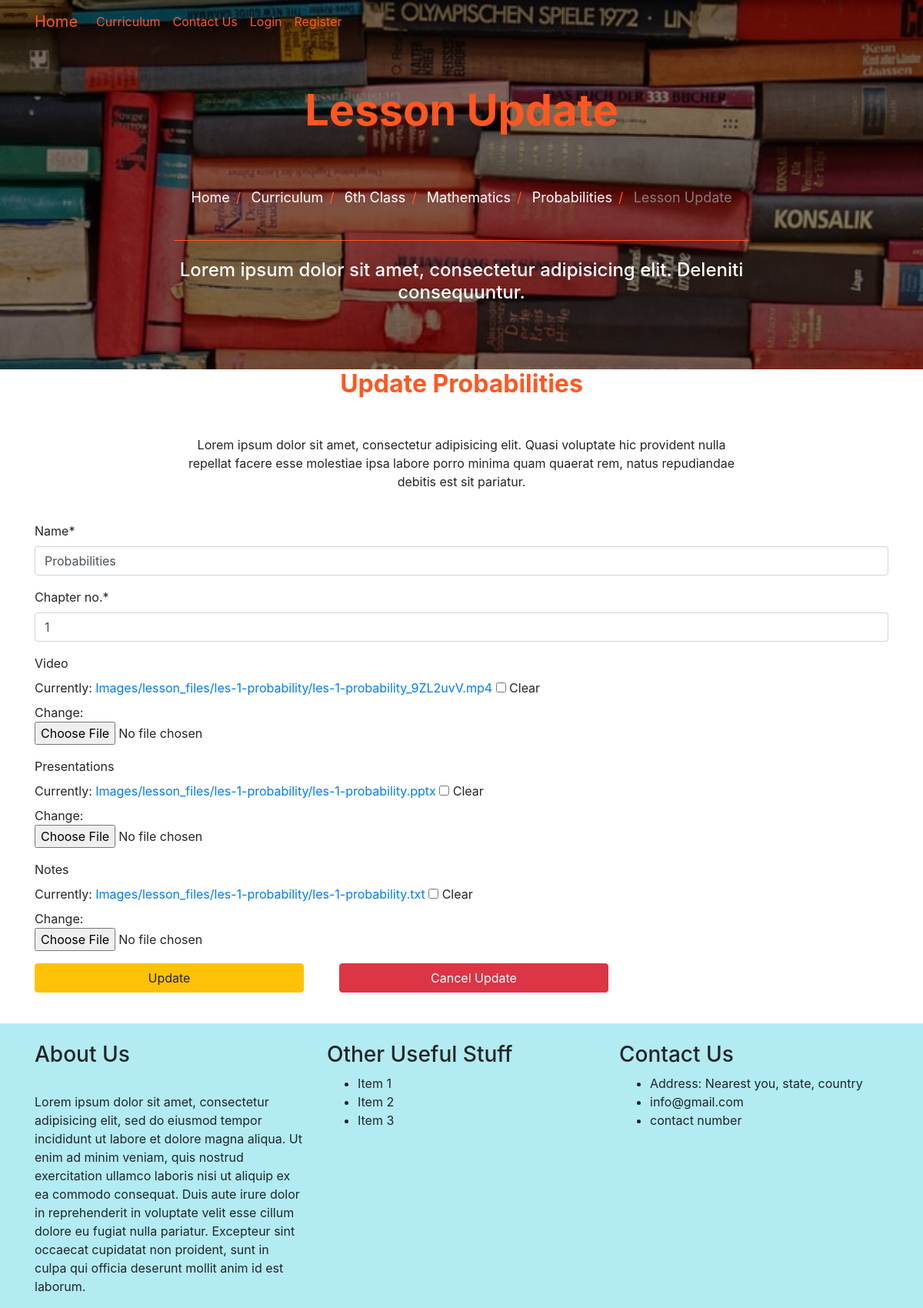
The app's page /curriculum/6th-class/6-mathematics/probabilities/update/ with its own data.
### curriculum/models.py (models this page shows, shortened)
class Lesson(models.Model):
    lesson_id = models.CharField(max_length=100, unique=True)
    Standard = models.ForeignKey(Standard, on_delete=models.CASCADE)
    created_by = models.ForeignKey(User,on_delete=models.CASCADE)
    created_at = models.DateTimeField(auto_now_add=True)
    subject = models.ForeignKey(Subject, on_delete=models.CASCADE,related_name='lessons')
    name = models.CharField(max_length=250)
    position = models.PositiveSmallIntegerField(verbose_name="Chapter no.")
    slug = models.SlugField(null=True, blank=True)
    video = models.FileField(upload_to=save_lesson_files,verbose_name="Video", blank=True, null=True)
    ppt = models.FileField(upload_to=save_lesson_files,verbose_name="Presentations", blank=True)
    Notes = models.FileField(upload_to=save_lesson_files,verbose_name="Notes", blank=True)
    class Meta:
        ordering = ['position']

class Standard(models.Model):
    name = models.CharField(max_length=100, unique=True)
    slug = models.SlugField(null=True, blank=True)
    description = models.TextField(max_length=500,blank=True)

class Subject(models.Model):
    subject_id = models.CharField(max_length=100, unique=True)
    name = models.CharField(max_length=100)
    slug = models.SlugField(null=True, blank=True)
    standard = models.ForeignKey(Standard, on_delete=models.CASCADE, related_name='subjects')
    image = models.ImageField(upload_to=save_subject_image, blank=True, verbose_name='Subject Image')
    description = models.TextField(max_length=500,blank=True)

### curriculum/views.py (the view)
# urls.py: path('<str:standard>/<str:subject>/<slug:slug>/update/', views.LessonUpdateView.as_view(),name='lesson_update'),
class LessonUpdateView(UpdateView):
    fields = ('name','position','video','ppt','Notes')
    model= Lesson
    template_name = 'curriculum/lesson_update.html'
    context_object_name = 'lessons'

### curriculum/templates/curriculum/lesson_update.html (shortened to what this page needs)
{% extends 'base.html' %}
{% load static %}
{% load crispy_forms_tags %}
{% block image_block %}
<header class="info-header">
  <div id="page-intro" class="container-fluid d-flex align-items-center justify-content-center ">
    <div class="row d-flex justify-content-center text-center">
      <div class="col-md-10 text-white">
        <h2 class="display-4 font-weight-bold  p-5 " style="color:#ff5722;" > Lesson Update </h2>
        <div class="row d-flex justify-content-center text-center">
          <ul class="breadcrumb">
            <li><a href="{% url 'index' %}">Home</a></li>
            <li><a href="{% url 'curriculum:standard_list' %}">Curriculum</a></li>
            <li><a href="{% url 'curriculum:subject_list' slug=lessons.Standard.slug %}">{{lessons.Standard.name}}</a></li>
            <li><a href="{% url 'curriculum:lesson_list' standard=lessons.Standard.slug slug=lessons.subject.slug %}">{{lessons.subject.name}}</a></li>
            <li><a href="{% url 'curriculum:lesson_detail' standard=lessons.Standard.slug subject=lessons.subject.slug slug=lessons.slug %}">{{lessons.name}}</a></li>
            <li class="disabled-text" >Lesson Update</li>
          </ul>
        </div>
        <hr style="color:#ff5722;">
        <h4 class="white-text my-4">Lorem ipsum dolor sit amet, consectetur adipisicing elit.
                  Deleniti
                  consequuntur.</h4>
  </div>
</header>
{% endblock %}
{% block content %}
<section id="best-features" class="text-center">
              <h2 class="mb-5 font-weight-bold" style="color:#ff5722;">Update {{lessons.name}}</h2>
              <div class="row d-flex justify-content-center mb-4">
                <div class="col-md-8">
                  <p class="grey-text">Lorem ipsum dolor sit amet, consectetur adipisicing elit. Quasi voluptate
                                    hic
                                    provident nulla repellat
                                    facere esse molestiae ipsa labore porro minima quam quaerat rem, natus repudiandae debitis
                                    est
                                    sit pariatur.</p>
                </div>
              </div>
</section>
<form method="post" enctype="multipart/form-data">
  {{form|crispy}}
  <div class="row">
        <div class="col-md-4 mb-3 mr-3">
                <input type="submit" value="Update" class="btn btn-warning btn-block">
        </div>
        <div class="col-md-4 mb-3 mr-3">
                <a href="{% url 'curriculum:lesson_detail' standard=lessons.Standard.slug subject=lessons.subject.slug slug=lessons.slug %}" class="btn btn-danger btn-block">Cancel Update</a>
        </div>
</div>
</form>
{% endblock %}

### static/css/master_css.css (style rules this page uses)
html, body, header, #intro { height: 100%; }
.text-white { color: white; }
hr { border-color: inherit; }
.info-header { height: 60%; }
#page-intro { height: 100%; }
#page-intro { background: linear-gradient(rgba(0, 0, 0, 0.5), rgba(0, 0, 0, 0.5)), url("../Images/home_background.jpg") no-repeat center center fixed; -webkit-background-size: cover; -moz-background-size: cover; -o-background-size: cover; background-size: cover; }
ul.breadcrumb { padding: 10px 16px; list-style: none; background-color: transparent; }
ul.breadcrumb li { display: inline; font-size: 18px; }
ul.breadcrumb li + li:before { padding: 8px; color: #ff5722; content: "/\00a0"; }
ul.breadcrumb li a { color: white; text-decoration: none; }
.disabled-text { color: gray; }

### records on screen
Lesson: Standard.name "6th Class", subject.name "Mathematics", name "Probabilities", position "1"
